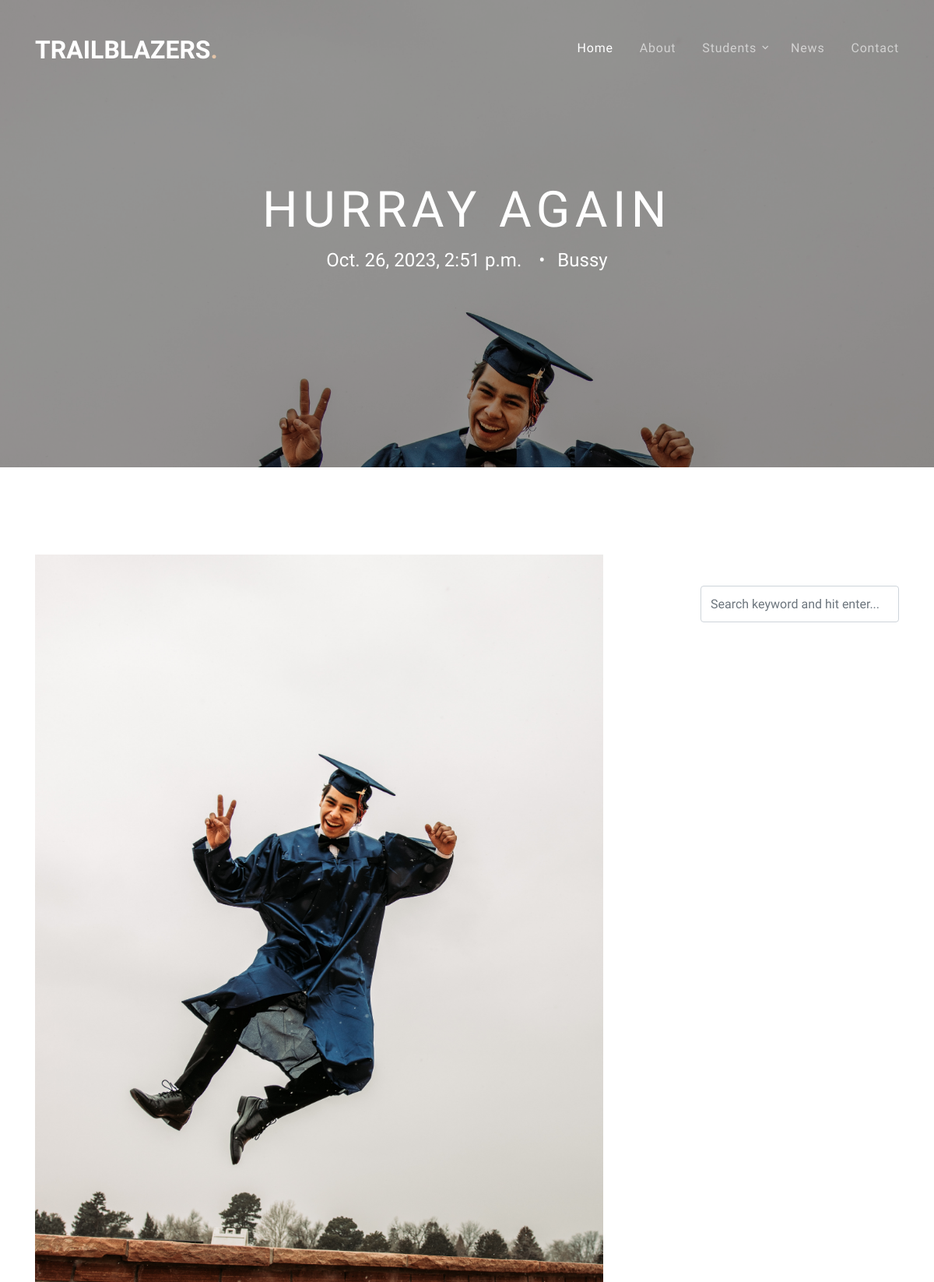
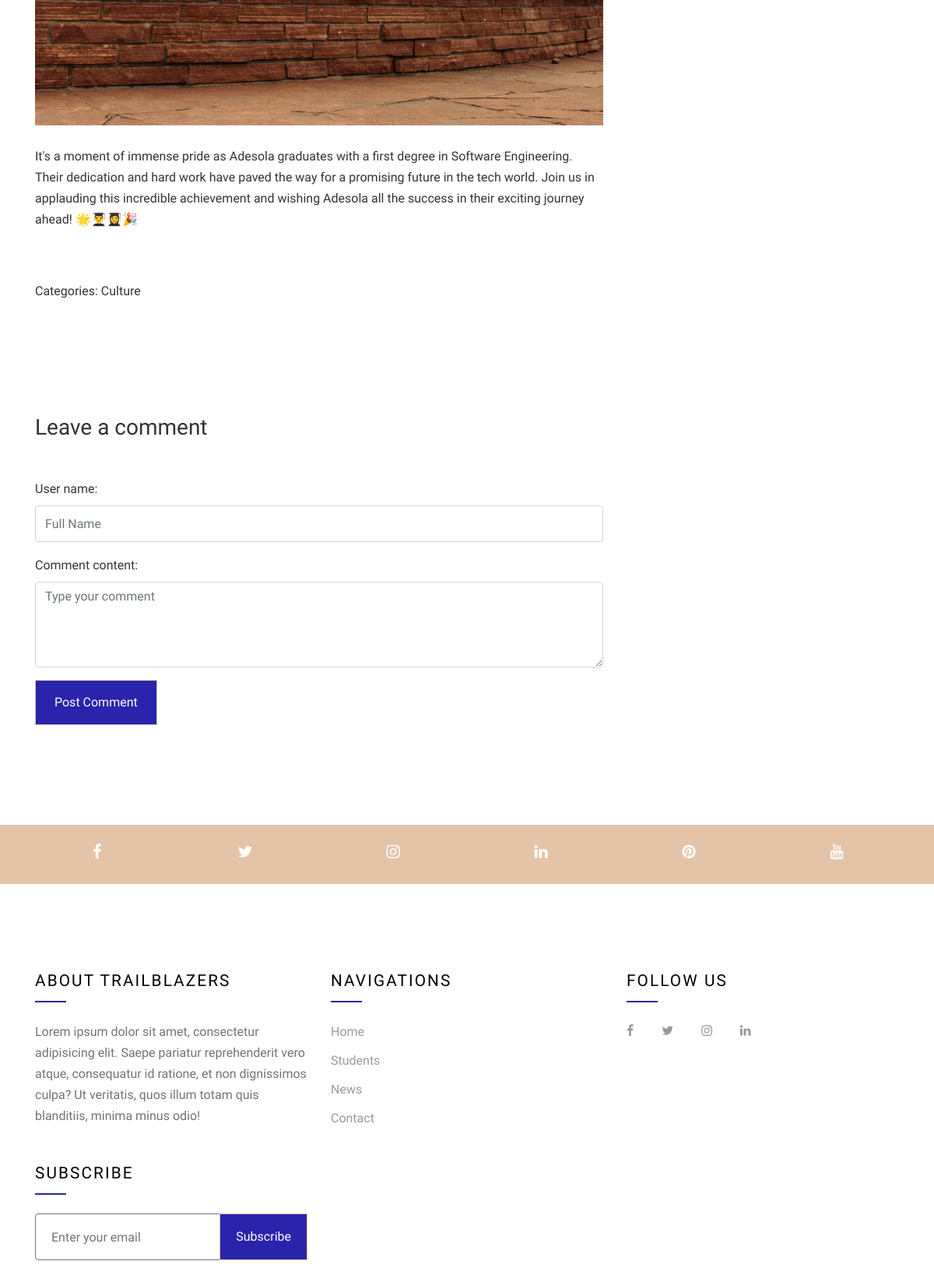
Page /blog_details/hurray-again on the committed database (2 pictures, top to bottom).
### year_book/models.py (models this page shows, shortened)
class Blog(models.Model):
    blog_title = models.CharField(max_length=250)
    blog_image = models.FileField(blank=False, null=False, upload_to='blog')
    blog_post = models.TextField()
    post_writer = models.CharField(max_length=200, default='Anon')
    category = models.CharField(max_length=20, default="Culture")
    slug = models.SlugField(max_length=250, unique=True)
    time_uploaded = models.DateTimeField('date uploaded', default=datetime.now())
    approve = models.BooleanField(default=False)
    def get_blog_title(self):
        if self.blog_title:
            return self.blog_title
    def get_blog_image(self):
        if self.blog_image:
            return self.blog_image.url
    def get_blog_post(self):
        if self.blog_post:
            return self.blog_post
    def get_blog_writer(self):
        if self.post_writer:
            return self.post_writer
    def get_blog_cat(self):
        if self.category:
            return self.category
    class Meta():
        verbose_name_plural = 'Blog'

### year_book/views.py (the view)
# urls.py: path('blog_details/<slug:slug>', views.blog_details, name='blog_details', ),
def blog_details(request, slug):
    blog_details = get_object_or_404(Blog, slug=slug)
    comments = Comment.objects.filter(post=blog_details).order_by('-timestamp')
    if request.method == "POST":
        form = CommentForm(request.POST)
        if form.is_valid():
            comment = form.save(commit=False)
            comment.post = blog_details
            comment.save()
            return redirect('year_book:blog_details', slug=blog_details.slug)
    else:
        form = CommentForm()
    return render(request, 'client/blog-details.html', {'comm': comments, 'post': blog_details, 'form': form})

### year_book/forms.py
class CommentForm(forms.ModelForm):
    user_name = forms.CharField( widget=forms.TextInput(attrs={'class': 'form-control', 'placeholder': 'Full Name'}))
    comment_content = forms.CharField(widget=forms.Textarea(attrs={
        'class': 'form-control',
        'placeholder': 'Type your comment',
        'id': 'usercomment',
        'rows': '4'
    }))
    class Meta:
        model = Comment
        exclude = ['user', 'post']

### templates/client/blog-details.html (shortened to what this page needs)
{% extends 'client/base.html' %}
{% load static %}
{% block content %}
    <div class="site-blocks-cover inner-page-cover overlay" style="background-image: url('{{post.get_blog_image}}'); background-position-y: 40%;"
    data-aos="fade" data-stellar-background-ratio="0.5" data-aos="fade">
    <div class="container">
      <div class="row align-items-center justify-content-center">
        <div class="col-md-7 text-center" data-aos="fade-up" data-aos-delay="400">
          <h1 class="text-white">{{post.get_blog_title}}</h1>
          <p>{{post.time_uploaded}} <span class="mx-3">&bullet;</span>{{ post.get_blog_writer }}</p>
        </div>
      </div>
    </div>
  </div>
  <div class="site-section">
    <div class="container">
      <div class="row">
        <div class="col-lg-8">
          <figure>
            <img src="{{post.get_blog_image}}" alt="Image" class="img-fluid">
          </figure>
          <p>
            {{post.get_blog_post}}
          </p>
          <div class="pt-5">
            <p>Categories: {{post.get_blog_cat}}
              </p>
          </div>
          <div class="pt-5">
            <h3 class="mb-5 text-white">6 Comments</h3>
            <div class="comment-form-wrap">
              <h3 class="mb-5">Leave a comment</h3>
              <form action="#" method="POST" class="">
                {{ form.as_p }}
                <div class="form-group">
                  <input type="submit" value="Post Comment" class="btn btn-primary px-4 py-3">
                </div>
              </form>
            </div>
          </div>
        </div>
        <div class="col-md-3 ml-auto">
          <div class="mb-5">
            <h3 class="h5 text-white mb-3">Search</h3>
            <form action="#" method="post">
              <div class="form-group d-flex">
                <input type="text" class="form-control" placeholder="Search keyword and hit enter...">
              </div>
            </form>
          </div>
        </div>
      </div>
    </div>
  </div>
  <div class="bg-primary" data-aos="fade">
    <div class="container">
      <div class="row">
        <a href="#" class="col-2 text-center py-4 social-icon d-block"><span
            class="icon-facebook text-white"></span></a>
        <a href="#" class="col-2 text-center py-4 social-icon d-block"><span class="icon-twitter text-white"></span></a>
        <a href="#" class="col-2 text-center py-4 social-icon d-block"><span
            class="icon-instagram text-white"></span></a>
        <a href="#" class="col-2 text-center py-4 social-icon d-block"><span
            class="icon-linkedin text-white"></span></a>
        <a href="#" class="col-2 text-center py-4 social-icon d-block"><span
            class="icon-pinterest text-white"></span></a>
        <a href="#" class="col-2 text-center py-4 social-icon d-block"><span class="icon-youtube text-white"></span></a>
      </div>
    </div>
  </div>
{% endblock %}

### static/css/style.css (style rules this page uses)
body { line-height: 1.7; font-weight: 400; font-size: 1rem; color: #333; font-family: "Nunito Sans", -apple-system, BlinkMacSystemFont, "Segoe UI", Roboto, "Helvetica Neue", Arial, sans-serif, "Apple Color Emoji", "Segoe UI Emoji", "Segoe UI Symbol", "Noto Color Emoji"; }
h1, h2, h3, h4, h5, h6 { font-family: 'Oswald', sans-serif; }
a { -webkit-transition: .3s all ease; -o-transition: .3s all ease; transition: .3s all ease; }
.btn { position: relative; top: 0; border-radius: 0px; }
.btn.btn-primary { color: #fff; }
.form-control { height: 47px; }
.site-section { padding: 3em 0; }
@media (min-width: 768px) { .site-section { padding: 7em 0; } }
.site-blocks-cover { background-size: cover; background-repeat: no-repeat; background-position: top; }
.site-blocks-cover.overlay { position: relative; }
.site-blocks-cover.overlay:before { position: absolute; content: ""; left: 0; bottom: 0; right: 0; top: 0; background: rgba(0, 0, 0, 0.4); }
.site-blocks-cover, .site-blocks-cover .row { min-height: 600px; height: calc(100vh); }
.site-blocks-cover.inner-page-cover, .site-blocks-cover.inner-page-cover .row { min-height: 600px; height: calc(30vh); }
.site-blocks-cover h1 { font-weight: 900; color: #fff; font-size: 4rem; font-weight: normal; letter-spacing: .1em; text-transform: uppercase; }
.site-blocks-cover p { color: #fff; font-size: 1.5rem; line-height: 1.5; }
.social-icon span { font-size: 20px; }
form .form-control { background: none; }
figure img { margin-bottom: 10px; }
.comment-form-wrap { clear: both; }
.btn-primary { background-color: #2a23ab !important; }

### rows in the picture
Blog: get_blog_image (picture), get_blog_title "HURRAY AGAIN", time_uploaded "Oct. 26, 2023, 2:51 p.m.", get_blog_writer "Bussy", get_blog_post "It's a moment of immense pride as Adesola graduates with a first degree in Software Engineering. Their dedication and hard work have paved the way for a promising future in the tech world. Join us in applauding this incredible achievement and wishing Adesola all the success in their exciting journey ahead! 🌟👨‍🎓👩‍🎓🎉", get_blog_cat "Culture"
